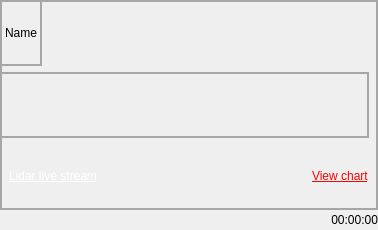
<?xml version="1.0" encoding="UTF-8"?>
<ui version="4.0">
 <class>ControlL</class>
 <widget class="QWidget" name="ControlL">
  <property name="geometry">
   <rect>
    <x>0</x>
    <y>0</y>
    <width>378</width>
    <height>230</height>
   </rect>
  </property>
  <property name="minimumSize">
   <size>
    <width>310</width>
    <height>229</height>
   </size>
  </property>
  <property name="windowTitle">
   <string>Form</string>
  </property>
  <property name="styleSheet">
   <string notr="true">border:0;
background:none;</string>
  </property>
  <layout class="QVBoxLayout" name="verticalLayout">
   <property name="spacing">
    <number>0</number>
   </property>
   <property name="leftMargin">
    <number>0</number>
   </property>
   <property name="topMargin">
    <number>0</number>
   </property>
   <property name="rightMargin">
    <number>0</number>
   </property>
   <property name="bottomMargin">
    <number>0</number>
   </property>
   <item>
    <widget class="QWidget" name="controllwiget" native="true">
     <property name="styleSheet">
      <string notr="true"/>
     </property>
     <layout class="QGridLayout" name="gridLayout_4">
      <property name="leftMargin">
       <number>0</number>
      </property>
      <property name="topMargin">
       <number>0</number>
      </property>
      <property name="rightMargin">
       <number>0</number>
      </property>
      <property name="bottomMargin">
       <number>0</number>
      </property>
      <item row="0" column="0">
       <widget class="QWidget" name="gridWidget" native="true">
        <property name="styleSheet">
         <string notr="true">border:2px solid #a6a6a6;</string>
        </property>
        <layout class="QGridLayout" name="gridLayout">
         <property name="leftMargin">
          <number>0</number>
         </property>
         <property name="topMargin">
          <number>0</number>
         </property>
         <property name="rightMargin">
          <number>9</number>
         </property>
         <property name="bottomMargin">
          <number>0</number>
         </property>
         <item row="1" column="0">
          <widget class="QWidget" name="widgetButton" native="true">
           <property name="styleSheet">
            <string notr="true"/>
           </property>
           <layout class="QGridLayout" name="gridLayout_3">
            <property name="leftMargin">
             <number>9</number>
            </property>
            <property name="topMargin">
             <number>0</number>
            </property>
            <property name="rightMargin">
             <number>0</number>
            </property>
            <property name="bottomMargin">
             <number>0</number>
            </property>
            <property name="spacing">
             <number>0</number>
            </property>
            <item row="0" column="0">
             <layout class="QGridLayout" name="gridLayoutButton">
              <property name="leftMargin">
               <number>15</number>
              </property>
              <property name="topMargin">
               <number>0</number>
              </property>
              <property name="rightMargin">
               <number>15</number>
              </property>
              <property name="spacing">
               <number>0</number>
              </property>
             </layout>
            </item>
           </layout>
          </widget>
         </item>
         <item row="2" column="0">
          <layout class="QHBoxLayout" name="horizontalLayout_3">
           <property name="spacing">
            <number>0</number>
           </property>
           <property name="leftMargin">
            <number>9</number>
           </property>
           <property name="rightMargin">
            <number>0</number>
           </property>
           <property name="bottomMargin">
            <number>3</number>
           </property>
           <item>
            <widget class="QLabel" name="lblLidarlive">
             <property name="styleSheet">
              <string notr="true">qproperty-alignment: 'AlignLeft';
                                 text-decoration: underline;
                                 border : none;
                                 color : white;
                                 font: 12px 'Roboto';
                                 font-weight:normal;
                                 background-color: none;</string>
             </property>
             <property name="text">
              <string>Lidar live stream</string>
             </property>
            </widget>
           </item>
           <item>
            <spacer name="horizontalSpacer_2">
             <property name="orientation">
              <enum>Qt::Horizontal</enum>
             </property>
             <property name="sizeHint" stdset="0">
              <size>
               <width>40</width>
               <height>20</height>
              </size>
             </property>
            </spacer>
           </item>
           <item>
            <widget class="QLabel" name="labelView">
             <property name="styleSheet">
              <string notr="true">qproperty-alignment: 'AlignRight';
                                 text-decoration: underline;
                                 border : none;
                                 color : red;
                                 font: 12px 'Roboto';
                                 font-weight:normal;
                                 background-color: none;</string>
             </property>
             <property name="text">
              <string>View chart</string>
             </property>
            </widget>
           </item>
          </layout>
         </item>
         <item row="0" column="0">
          <layout class="QHBoxLayout" name="horizontalLayout_2">
           <property name="spacing">
            <number>0</number>
           </property>
           <property name="leftMargin">
            <number>0</number>
           </property>
           <property name="topMargin">
            <number>0</number>
           </property>
           <property name="rightMargin">
            <number>21</number>
           </property>
           <item>
            <widget class="QLabel" name="lblname">
             <property name="minimumSize">
              <size>
               <width>0</width>
               <height>22</height>
              </size>
             </property>
             <property name="styleSheet">
              <string notr="true"/>
             </property>
             <property name="text">
              <string>Name</string>
             </property>
            </widget>
           </item>
           <item>
            <spacer name="horizontalSpacer">
             <property name="orientation">
              <enum>Qt::Horizontal</enum>
             </property>
             <property name="sizeHint" stdset="0">
              <size>
               <width>40</width>
               <height>20</height>
              </size>
             </property>
            </spacer>
           </item>
          </layout>
         </item>
        </layout>
       </widget>
      </item>
     </layout>
    </widget>
   </item>
   <item>
    <widget class="QLabel" name="lblTimer">
     <property name="minimumSize">
      <size>
       <width>0</width>
       <height>19</height>
      </size>
     </property>
     <property name="maximumSize">
      <size>
       <width>16777215</width>
       <height>20</height>
      </size>
     </property>
     <property name="styleSheet">
      <string notr="true">border:none;
coolor:white;</string>
     </property>
     <property name="text">
      <string>00:00:00</string>
     </property>
     <property name="alignment">
      <set>Qt::AlignRight|Qt::AlignTrailing|Qt::AlignVCenter</set>
     </property>
    </widget>
   </item>
  </layout>
 </widget>
 <resources/>
 <connections/>
</ui>
